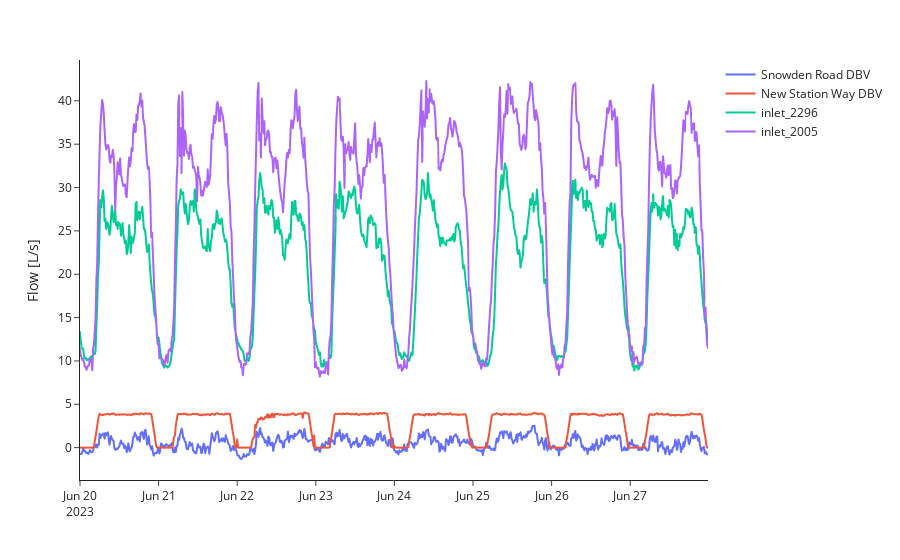

Notebook source saved alongside this figure:
### Markdown cell above
Flow data.

### Code cell
try:
    flow_bwfl_ids = ['inlet_2296', 'inlet_2005', 'Snowden Road DBV', 'New Station Way DBV']
    plot_flow_df = flow_df[flow_df['bwfl_id'].isin(flow_bwfl_ids)]
    fig = px.line(
        plot_flow_df,
        x='datetime',
        y='mean',
        color='bwfl_id',
    )
    fig.update_layout(
        xaxis_title='',
        yaxis_title='Flow [L/s]',
        legend_title_text='',
        template='simple_white',
        height=450,
    )
    fig.show()
except:
    print("Plotting data not available.")

### Figure 1 — Plotly figure (JSON) as saved in the notebook; plotly's stock layout.template omitted (floating-point values rounded to 4 significant figures; data arrays with more than 128 entries replaced by an {"elided": "..."} marker saying what was removed)
{"data": [{"hovertemplate": "bwfl_id=Snowden Road DBV<br>datetime=%{x}<br>mean=%{y}<extra></extra>", "legendgroup": "Snowden Road DBV", "line": {"color": "#636efa", "dash": "solid"}, "marker": {"symbol": "circle"}, "mode": "lines", "name": "Snowden Road DBV", "showlegend": true, "type": "scattergl", "x": {"elided": "768 str values"}, "xaxis": "x", "y": {"elided": "768 float values"}, "yaxis": "y"}, {"hovertemplate": "bwfl_id=New Station Way DBV<br>datetime=%{x}<br>mean=%{y}<extra></extra>", "legendgroup": "New Station Way DBV", "line": {"color": "#EF553B", "dash": "solid"}, "marker": {"symbol": "circle"}, "mode": "lines", "name": "New Station Way DBV", "showlegend": true, "type": "scattergl", "x": {"elided": "768 str values"}, "xaxis": "x", "y": {"elided": "768 float values"}, "yaxis": "y"}, {"hovertemplate": "bwfl_id=inlet_2296<br>datetime=%{x}<br>mean=%{y}<extra></extra>", "legendgroup": "inlet_2296", "line": {"color": "#00cc96", "dash": "solid"}, "marker": {"symbol": "circle"}, "mode": "lines", "name": "inlet_2296", "showlegend": true, "type": "scattergl", "x": {"elided": "768 str values"}, "xaxis": "x", "y": {"elided": "768 float values"}, "yaxis": "y"}, {"hovertemplate": "bwfl_id=inlet_2005<br>datetime=%{x}<br>mean=%{y}<extra></extra>", "legendgroup": "inlet_2005", "line": {"color": "#ab63fa", "dash": "solid"}, "marker": {"symbol": "circle"}, "mode": "lines", "name": "inlet_2005", "showlegend": true, "type": "scattergl", "x": {"elided": "768 str values"}, "xaxis": "x", "y": {"elided": "768 float values"}, "yaxis": "y"}], "layout": {"autosize": true, "legend": {"title": {"text": ""}, "tracegroupgap": 0}, "margin": {"t": 60}, "xaxis": {"anchor": "y", "autorange": true, "domain": [0, 1], "range": ["2023-06-20", "2023-06-27 23:45"], "title": {"text": ""}, "type": "date"}, "yaxis": {"anchor": "x", "autorange": true, "domain": [0, 1], "range": [-3.733, 44.71], "title": {"text": "Flow [L/s]"}, "type": "linear"}}}
